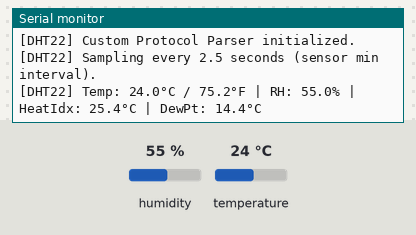
The sketch below on a simulated Arduino Uno, built with avr-gcc and run on an emulated ATmega328P. On the bench: the last lines printed to the serial monitor. Wiring (inferred from the names in the program): DHT22 sensor: data pin 2. Inputs (shaded band) come from the test bench; at power-on: humidity 55 %, temperature 24 °C.

Above: at 3.2 s.
3.3 s: humidity set to 22 %
At 5.6 s:
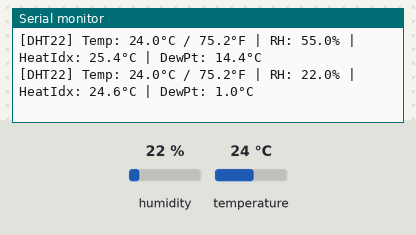
6.6 s: temperature set to 12 °C
At 8.3 s:
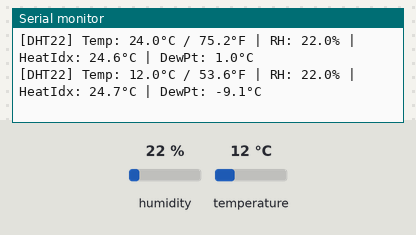
9.9 s: humidity set to 40 %
At 12.6 s:
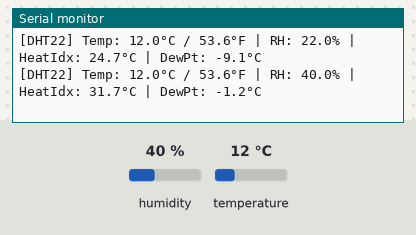
Timing chart, 0 to 14.1 s (numbered marks = the images above; inputs shaded):
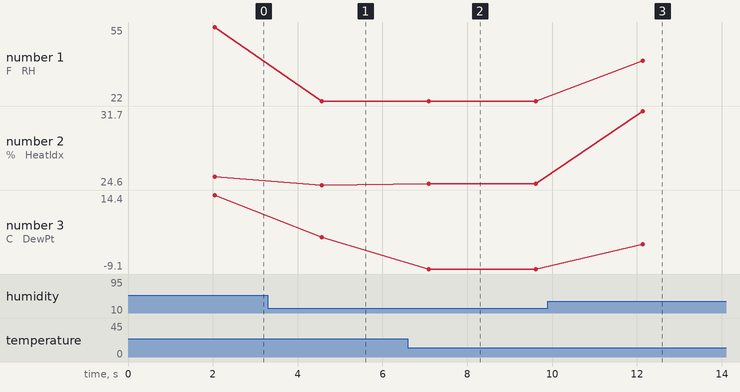

Measured:
- after the input at 3.3 s, the serial monitor: prints a new line after 1.3 s (image 1)
- after the input at 6.6 s, the serial monitor: prints a new line after 0.49 s (image 2)
- after the input at 9.9 s, the serial monitor: prints a new line after 2.2 s (image 3)
- plotted number 1: 22 → 40 after the input at 9.9 s
- plotted number 2: 25.4 → 24.6 after the input at 3.3 s, 24.6 → 24.7 after the input at 6.6 s, 24.7 → 31.7 after the input at 9.9 s
- plotted number 3: 14.4 → 1 after the input at 3.3 s, 1 → -9.1 after the input at 6.6 s, -9.1 → -1.2 after the input at 9.9 s

The sketch:

Day_69_DHT22_Custom_Protocol.ino
```cpp
/*
 * 100 Projects with Arduino - Day 69
 * Project: DHT22 Humidity & Temperature Sensor (Custom Single-Wire Bit-Bang Parser)
 *
 * DESCRIPTION:
 * This project implements the complete DHT22 (AM2302) communication protocol
 * from scratch — no library. The DHT22 uses a single-wire, half-duplex protocol
 * where the Arduino acts as master and the sensor responds with 40 bits of data:
 *   - 16 bits: Relative Humidity (RH%) x10 (big-endian, unsigned)
 *   - 16 bits: Temperature (°C) x10 (big-endian, bit15=sign)
 *   - 8 bits:  Checksum (sum of 4 data bytes, lower 8 bits)
 *
 * DHT22 PROTOCOL TIMING:
 *   1. HOST START: Pull data line LOW for ≥ 1 ms (we use 2 ms)
 *   2. HOST RELEASE: Let pull-up restore HIGH, wait 20-40 µs
 *   3. SENSOR RESPONSE: Sensor pulls LOW for 80 µs, then HIGH for 80 µs
 *   4. DATA BITS (×40): For each bit:
 *      - 50 µs LOW (bit start signal from sensor)
 *      - 26-28 µs HIGH = logical '0'
 *      - 70 µs HIGH    = logical '1'
 *   We distinguish '0' vs '1' by measuring HIGH pulse width:
 *     HIGH duration > 40 µs → bit = 1
 *     HIGH duration < 40 µs → bit = 0
 *
 * DATA DECODING:
 *   Byte 0: Humidity MSB
 *   Byte 1: Humidity LSB  → RH% = (Byte0<<8 | Byte1) / 10.0
 *   Byte 2: Temperature MSB (bit15 = sign for negative temps)
 *   Byte 3: Temperature LSB  → T°C = (Byte2<<8 | Byte3 after masking sign) / 10.0
 *   Byte 4: Checksum = (Byte0 + Byte1 + Byte2 + Byte3) & 0xFF
 *
 * HEAT INDEX (Feels Like):
 *   Uses the Steadman/Rothfusz regression equation (National Weather Service):
 *   HI = -42.379 + 2.04901523*T + 10.14333127*RH - 0.22475541*T*RH ...
 *   (simplified version used for moderate conditions)
 *
 * WIRING:
 *   DHT22 Pin 1 (VCC) -> 3.3V or 5V
 *   DHT22 Pin 2 (DATA)-> D2 (with 10kΩ pull-up to VCC)
 *   DHT22 Pin 3 (NC)  -> Not connected
 *   DHT22 Pin 4 (GND) -> GND
 *   10kΩ resistor between Pin 2 and VCC is REQUIRED
 */

// --- DATA PIN ---
const int DHT_PIN = 2;

// --- TIMING CONSTANTS (µs) ---
const int START_LOW_MS = 2;       // Host start: pull LOW this many ms
const int BIT_THRESHOLD_US = 40;  // HIGH > 40µs → '1', else → '0'
const int MAX_WAIT_US = 200;      // Timeout for sensor response

void setup() {
  Serial.begin(9600);
  Serial.println(F("[DHT22] Custom Protocol Parser initialized."));
  Serial.println(F("[DHT22] Sampling every 2.5 seconds (sensor min interval)."));
  delay(2000);  // DHT22 requires 2 seconds after power-on before first read
}

void loop() {
  float humidity, tempC, heatIndex;
  bool ok = readDHT22(humidity, tempC, heatIndex);

  if (ok) {
    float tempF = tempC * 9.0f / 5.0f + 32.0f;
    float dewPoint = calculateDewPoint(tempC, humidity);

    Serial.print(F("[DHT22] Temp: "));
    Serial.print(tempC, 1);
    Serial.print(F("°C / "));
    Serial.print(tempF, 1);
    Serial.print(F("°F"));
    Serial.print(F(" | RH: "));
    Serial.print(humidity, 1);
    Serial.print(F("%"));
    Serial.print(F(" | HeatIdx: "));
    Serial.print(heatIndex, 1);
    Serial.print(F("°C"));
    Serial.print(F(" | DewPt: "));
    Serial.print(dewPoint, 1);
    Serial.println(F("°C"));
  } else {
    Serial.println(F("[DHT22] ERROR: Read failed (timeout or checksum mismatch)"));
  }

  delay(2500);  // DHT22 minimum 2.5s between reads
}

// =============================================================
//  CORE DHT22 SINGLE-WIRE PROTOCOL READER
// =============================================================
bool readDHT22(float &humidity, float &tempC, float &heatIndex) {
  uint8_t data[5] = {0, 0, 0, 0, 0};

  // --- STEP 1: HOST START SIGNAL ---
  pinMode(DHT_PIN, OUTPUT);
  digitalWrite(DHT_PIN, LOW);
  delay(START_LOW_MS);  // Pull LOW for 2 ms
  digitalWrite(DHT_PIN, HIGH);
  delayMicroseconds(30);    // Wait 20-40 µs
  pinMode(DHT_PIN, INPUT);  // Release bus

  // --- STEP 2: WAIT FOR SENSOR RESPONSE ---
  // Sensor should pull LOW for 80 µs
  unsigned long t = micros();
  while (digitalRead(DHT_PIN) == HIGH) {
    if (micros() - t > MAX_WAIT_US) return false;  // Timeout — no sensor
  }
  // Sensor pulls LOW (80 µs)
  t = micros();
  while (digitalRead(DHT_PIN) == LOW) {
    if (micros() - t > MAX_WAIT_US) return false;
  }
  // Sensor pulls HIGH (80 µs — ready to send data)
  t = micros();
  while (digitalRead(DHT_PIN) == HIGH) {
    if (micros() - t > MAX_WAIT_US) return false;
  }

  // --- STEP 3: READ 40 DATA BITS ---
  for (int i = 0; i < 40; i++) {
    // Wait for the 50 µs LOW bit-start from sensor
    t = micros();
    while (digitalRead(DHT_PIN) == LOW) {
      if (micros() - t > MAX_WAIT_US) return false;
    }
    // Measure HIGH pulse duration
    t = micros();
    while (digitalRead(DHT_PIN) == HIGH) {
      if (micros() - t > MAX_WAIT_US) return false;
    }
    unsigned long pulseWidth = micros() - t;

    // Determine bit value: >40µs → 1, else → 0
    uint8_t bit = (pulseWidth > BIT_THRESHOLD_US) ? 1 : 0;
    data[i / 8] = (data[i / 8] << 1) | bit;
  }

  // --- STEP 4: VERIFY CHECKSUM ---
  uint8_t checksum = (data[0] + data[1] + data[2] + data[3]) & 0xFF;
  if (checksum != data[4]) return false;

  // --- STEP 5: DECODE VALUES ---
  // Humidity: always positive
  humidity = (float)((uint16_t)(data[0] << 8) | data[1]) / 10.0f;

  // Temperature: bit15 of byte2 is sign bit
  uint16_t rawTemp = ((uint16_t)(data[2] & 0x7F) << 8) | data[3];
  tempC = (float)rawTemp / 10.0f;
  if (data[2] & 0x80) tempC = -tempC;  // Negative temperature

  // --- STEP 6: HEAT INDEX (simplified Steadman equation) ---
  heatIndex = -8.78469475556f + 1.61139411f * tempC + 2.338548839f * humidity -
              0.14611605f * tempC * humidity - 0.012308094f * tempC * tempC -
              0.016424828f * humidity * humidity + 0.002211732f * tempC * tempC * humidity +
              0.00072546f * tempC * humidity * humidity -
              0.000003582f * tempC * tempC * humidity * humidity;

  return true;
}

// =============================================================
//  DEW POINT (Magnus Formula)
// =============================================================
float calculateDewPoint(float tempC, float rh) {
  // Magnus approximation constants (valid -40°C to +60°C):
  // a = 17.625, b = 243.04°C
  const float a = 17.625f, b = 243.04f;
  float alpha = log(rh / 100.0f) + (a * tempC) / (b + tempC);
  return (b * alpha) / (a - alpha);
}
```
